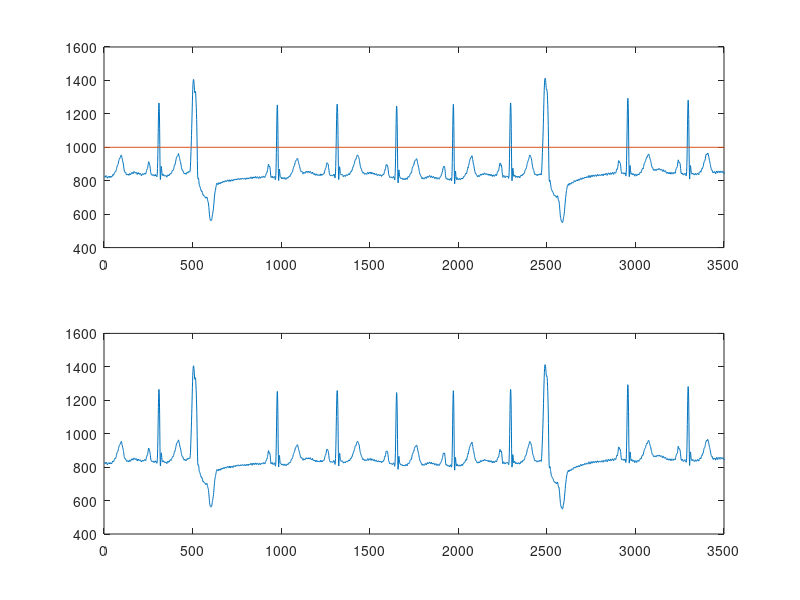

Reproduce this figure in MATLAB.
clear all;
clc;
load Sample_1;
Threshold=1000;
Data=Orig_Sig;
figure(1);
subplot(2,1,1);
plot(Data);
xlim([0 3500]);
hold on;
plot([0,length(Data)],[Threshold,Threshold]);
hold off;
Data(Data<Threshold)-Threshold;
subplot(2,1,2);
plot(Data);
[n,m]=findpeaks(Data);
xlim([0 3500]);